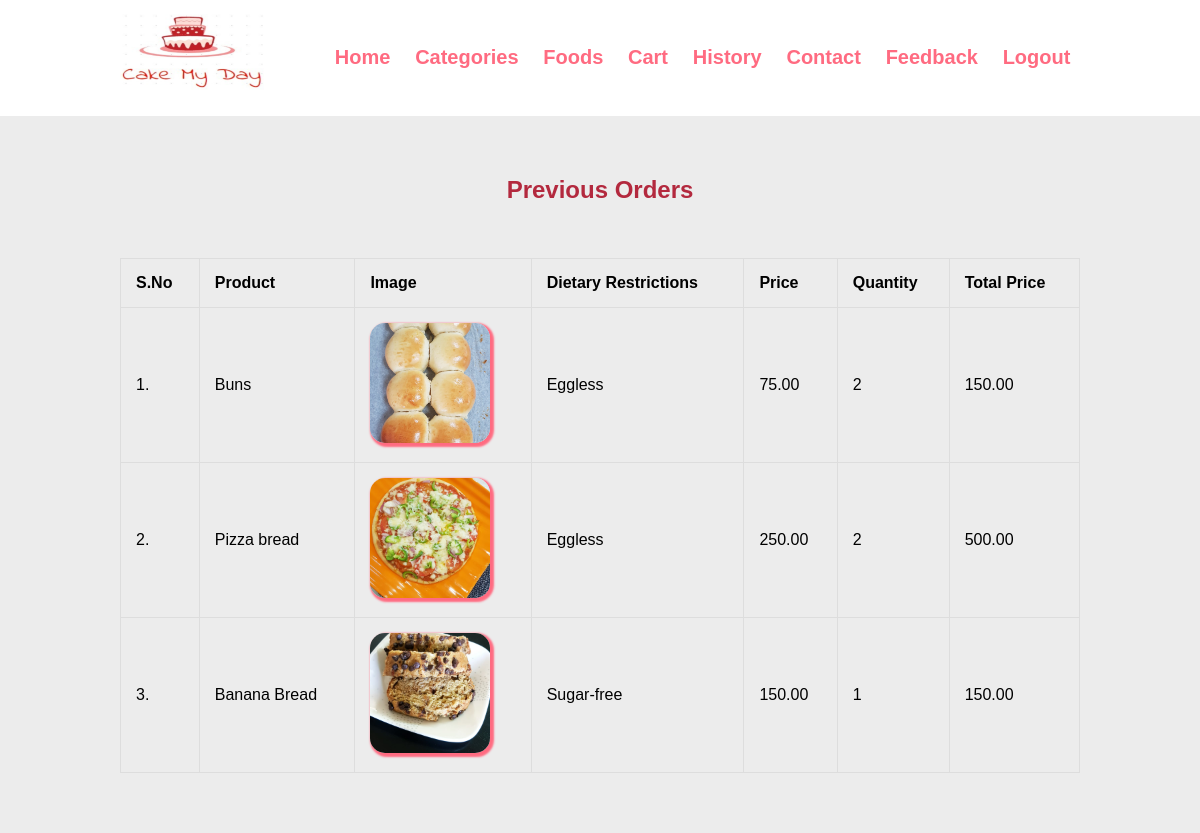
Screenshot of /history.php (signed in) with the database file from the repository.
### tables this page shows
CREATE TABLE `tbl_cart` (
  `cart_id` int(10) UNSIGNED NOT NULL,
  `product_id` int(10) UNSIGNED NOT NULL,
  `product_quantity` int(10) NOT NULL,
  `product_price` decimal(10,2) NOT NULL,
  `product_name` varchar(255) NOT NULL,
  `product_image` varchar(255) NOT NULL,
  `product_totalprice` decimal(10,2) DEFAULT NULL,
  `diet` varchar(255) NOT NULL,
  `customer_id` int(10) DEFAULT NULL,
  `cart_status` varchar(255) DEFAULT NULL
);

### history.php (the view, shortened to what this page needs)
<?php include('partials-front/menu.php'); ?>
<section class="food-menu">
    <div class="container">
        <h3 class="text-center b">Previous Orders</h3>
        <br><br><br>
        <table>
            <tr>
                <th>S.No</th>
                <th>Product</th>
                <th>Image</th>
                <th>Dietary Restrictions</th>
                <th>Price</th>
                <th>Quantity</th>
                <th>Total Price</th>
            </tr>
            <?php
            $customer_id = $_SESSION['cust1'];
            $sql = "SELECT * FROM tbl_cart WHERE customer_id=$customer_id and cart_status='inactive'";
            $res = mysqli_query($conn, $sql);
            $count = mysqli_num_rows($res);
            $sn = 1;
            if ($count > 0) {
                while ($row = mysqli_fetch_assoc($res)) {
                    $name = $row['product_name'];
                    $price = $row['product_price'];
                    $image = $row['product_image'];
                    $quantity = $row['product_quantity'];
                    $diet = $row['diet'];
                    $tprice = $row['product_totalprice'];
            ?>
                    <tr>
                        <td><?php echo $sn++; ?>. </td>
                        <td><?php echo $name; ?></td>
                        <td>
                            <?php
                            if ($image != "") {
                            ?>
                                <img src="<?php echo SITEURL; ?>images/food/<?php echo $image; ?>" class="img-responsive img-curve card-image">
                            <?php
                            } else {
                                echo "<div class='error'>Image not Added.</div>";
                            }
                            ?>
                        </td>
                        <td><?php echo $diet; ?></td>
                        <td><?php echo $price; ?></td>
                        <td><?php echo $quantity; ?></td>
                        <td><?php echo $tprice; ?></td>
                    </tr>
            <?php
                }
            }
            ?>

### css/style.css (style rules this page uses)
* { margin: 0 0; padding: 0 0; font-family: Arial, Helvetica, sans-serif; }
.container { width: 80%; margin: 0 auto; padding: 1%; }
.img-responsive { width: 100%; }
.img-curve { border-radius: 15px; }
.text-center { text-align: center; }
.b { color: #b3293e; text-decoration: none; }
h3 { font-size: 1.5rem; }
.card-image { object-fit: cover; width: 120px; height: 120px; border-radius: 15px; box-shadow: 2px 2px 2px 2px #ff6b81; }
.food-menu { background-color: #ececec; padding: 4% 0; }

### history.php (style rules this page uses)
table, td, th { border: 1px solid #ddd; text-align: left; }
table { border-collapse: collapse; width: 100%; }
th, td { padding: 15px; }

### rows the page displays
tbl_cart: product_name "Buns", product_image (picture), diet "Eggless", product_price "75.00", product_quantity "2", product_totalprice "150.00"
tbl_cart: product_name "Pizza bread", product_image (picture), diet "Eggless", product_price "250.00", product_quantity "2", product_totalprice "500.00"
tbl_cart: product_name "Banana Bread", product_image (picture), diet "Sugar-free", product_price "150.00", product_quantity "1", product_totalprice "150.00"
